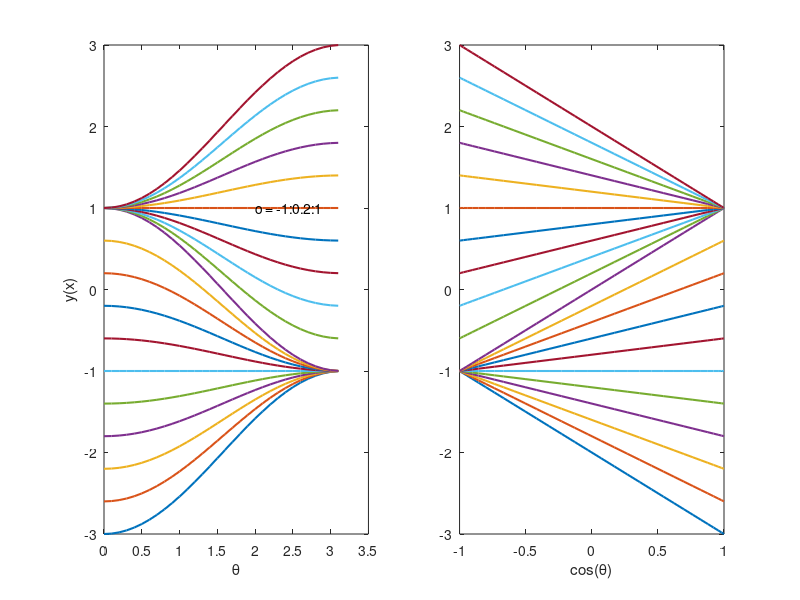

Reproduce this figure in MATLAB. (Note: this script raises an error after producing the figure.)
% LBY 20180105

%{
% close all;
clear all;
theta =-pi:0.1:pi;
nn = 0.1:0.2:1;
x = cos(theta);
pc = 0;

for n = nn
    
    pc = pc+1;
    
    y(pc,:) = (exp(n.*x)-1)./n;
    %     y(pc,:) = (exp(2*n.*x)-1)./n;
    
end
% Normalize the range to [-1,1]
ma = max(y(:));mi = min(y(:));
y = y - (ma + mi)/2;
y = 2*y/(ma - mi);

figure;
set(gcf,'pos',[200 200 1500 700]);
subplot(1,2,1);
plot(theta,y,'linewidth',1.5);
xlabel('\theta');
ylabel('y(x)');
text(2,1,['n = 0.1:0.2:1']);
subplot(1,2,2);
plot(cos(theta),y,'linewidth',1.5);
xlabel('cos(\theta)');

% suptitle('Spatial tuning');
SetFigure(25);
%}

% %{

clear all;
theta =0:0.1:pi;
oo = -2:0.2:2;
x = cos(theta);
pc = 0;

for o = oo
    
    pc = pc+1;
    y(pc,:) = o+(1-abs(o)).*x;
    
    
end

figure;
set(gcf,'pos',[200 200 1200 500]);
subplot(1,2,1);
plot(theta,y,'linewidth',1.5);
xlabel('\theta');
ylabel('y(x)');
text(2,1,['o = -1:0.2:1']);
subplot(1,2,2);
plot(cos(theta),y,'linewidth',1.5);
xlabel('cos(\theta)');

% suptitle('Spatial tuning');
SetFigure(25);

%}